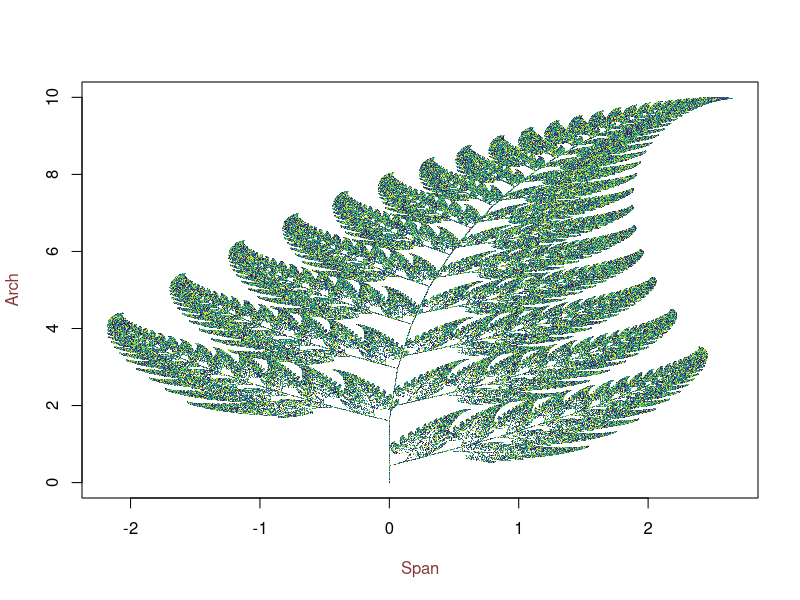

Reproduce this figure in R.
library(viridis) #just for colouring purpose

max_itr<-1000000 #number of iterations

x <- rep(0, times=max_itr) #make vector of 0s
y <- x #copy the vector

for (n in 2:(max_itr)) { #run the iteration to get next points
  
  rand_num=runif(1, 0, 100) #generate a random number between 0-100
  # starting at x = 0, y = 0
  #f1: xn+1 = 0 (chosen 1% of the time)
  #    yn+1 = 0.16 yn
  #f2: xn+1 = -0.15 xn + 0.28 yn (chosen 7% of the time)
  #    yn+1 = 0.26 xn + 0.24 yn + 0.44
  #f3: xn+1 = 0.2 xn - 0.26 yn (chosen 14% of the time)
  #    yn+1 = 0.23 xn + 0.22 yn + 1.6
  #f4: xn+1 = 0.85 xn + 0.04 yn (chosen 85% of the time)
  #    yn+1 = -0.04 xn + 0.85 yn + 1.6
  
  # I have subtracted 1 at every iteration from n so I dont have to add
  # 1 to f(x), basically moved subtracted from the both sides
  
  if (rand_num < 1) { 
    x[n]<- 0
    y[n]<- 0.16*y[n-1]
  }
  else if (rand_num < 7){
    x[n]<- -0.15*x[n-1]+0.28*y[n-1]
    y[n]<- 0.26*x[n-1]+0.24*y[n-1]+0.44
  }
  else if (rand_num < 14){
    x[n]<- 0.2*x[n-1]-0.26*y[n-1]
    y[n]<- 0.23*x[n-1]+0.22*y[n-1]+1.6
  }
  else {
    x[n]<- 0.85*x[n-1]+0.04*y[n-1]
    y[n]<- -0.04*x[n-1]+0.85*y[n-1]+1.6
  }
  
}

color <- viridis::viridis(40) #color palette

#Saving the plot
png(filename="fern.png", bg= "floralwhite",height = 1920, width = 1080, units = "px", res= 150) 
plot(x,y, pch='.', xlab= "", ylab = "", col= color)
title(xlab = "Span", ylab = "Arch", col.lab ="indianred4")

dev.off()
